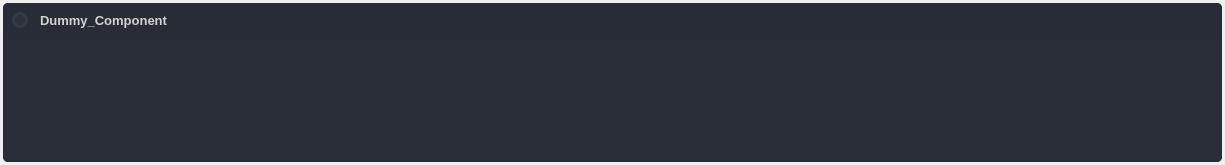
<?xml version="1.0" encoding="UTF-8"?>
<ui version="4.0">
 <class>widget_component_config</class>
 <widget class="QWidget" name="widget_component_config">
  <property name="geometry">
   <rect>
    <x>0</x>
    <y>0</y>
    <width>1225</width>
    <height>165</height>
   </rect>
  </property>
  <property name="windowTitle">
   <string>Form</string>
  </property>
  <property name="styleSheet">
   <string notr="true">color: rgb(210, 210, 210);</string>
  </property>
  <layout class="QVBoxLayout" name="verticalLayout">
   <property name="spacing">
    <number>3</number>
   </property>
   <property name="leftMargin">
    <number>3</number>
   </property>
   <property name="topMargin">
    <number>3</number>
   </property>
   <property name="rightMargin">
    <number>3</number>
   </property>
   <property name="bottomMargin">
    <number>3</number>
   </property>
   <item>
    <widget class="QFrame" name="frame_component_config">
     <property name="minimumSize">
      <size>
       <width>0</width>
       <height>0</height>
      </size>
     </property>
     <property name="maximumSize">
      <size>
       <width>16777215</width>
       <height>16777215</height>
      </size>
     </property>
     <property name="styleSheet">
      <string notr="true">background-color: rgb(41, 45, 56);
border-radius: 5px;
</string>
     </property>
     <property name="frameShape">
      <enum>QFrame::NoFrame</enum>
     </property>
     <property name="frameShadow">
      <enum>QFrame::Raised</enum>
     </property>
     <layout class="QVBoxLayout" name="verticalLayout_13" stretch="0,0">
      <property name="spacing">
       <number>0</number>
      </property>
      <property name="leftMargin">
       <number>0</number>
      </property>
      <property name="topMargin">
       <number>0</number>
      </property>
      <property name="rightMargin">
       <number>0</number>
      </property>
      <property name="bottomMargin">
       <number>0</number>
      </property>
      <item>
       <widget class="QFrame" name="frame_title">
        <property name="maximumSize">
         <size>
          <width>16777215</width>
          <height>35</height>
         </size>
        </property>
        <property name="cursor">
         <cursorShape>ArrowCursor</cursorShape>
        </property>
        <property name="styleSheet">
         <string notr="true">background-color: rgb(39, 44, 54);</string>
        </property>
        <property name="frameShape">
         <enum>QFrame::StyledPanel</enum>
        </property>
        <property name="frameShadow">
         <enum>QFrame::Raised</enum>
        </property>
        <layout class="QHBoxLayout" name="horizontalLayout">
         <property name="leftMargin">
          <number>9</number>
         </property>
         <property name="topMargin">
          <number>9</number>
         </property>
         <property name="rightMargin">
          <number>9</number>
         </property>
         <property name="bottomMargin">
          <number>9</number>
         </property>
         <item>
          <widget class="QRadioButton" name="radioButton_enable">
           <property name="enabled">
            <bool>true</bool>
           </property>
           <property name="sizePolicy">
            <sizepolicy hsizetype="Fixed" vsizetype="Fixed">
             <horstretch>0</horstretch>
             <verstretch>0</verstretch>
            </sizepolicy>
           </property>
           <property name="styleSheet">
            <string notr="true">/* RADIO BUTTON */
QRadioButton::indicator {
    border: 3px solid rgb(52, 59, 72);
	width: 10px;
	height: 10px;
	border-radius: 8px;
    background: rgb(44, 49, 60);
}
QRadioButton::indicator:hover {
    border: 3px solid rgb(58, 66, 81);
}
QRadioButton::indicator:checked {
    background: 3px solid rgb(32, 133, 25);/*rgb(94, 106, 130);*/
	border: 3px solid rgb(52, 59, 72);	
}

</string>
           </property>
           <property name="text">
            <string/>
           </property>
          </widget>
         </item>
         <item>
          <widget class="QLabel" name="label_title">
           <property name="font">
            <font>
             <pointsize>10</pointsize>
             <bold>true</bold>
            </font>
           </property>
           <property name="text">
            <string>Dummy_Component</string>
           </property>
           <property name="textInteractionFlags">
            <set>Qt::LinksAccessibleByMouse|Qt::TextSelectableByKeyboard|Qt::TextSelectableByMouse</set>
           </property>
          </widget>
         </item>
         <item>
          <widget class="QPushButton" name="pushButton_show">
           <property name="minimumSize">
            <size>
             <width>18</width>
             <height>18</height>
            </size>
           </property>
           <property name="maximumSize">
            <size>
             <width>18</width>
             <height>18</height>
            </size>
           </property>
           <property name="text">
            <string/>
           </property>
           <property name="icon">
            <iconset resource="resources.qrc">
             <normaloff>:/icons/icons/outline_arrow_bottom_white_18dp.png</normaloff>:/icons/icons/outline_arrow_bottom_white_18dp.png</iconset>
           </property>
          </widget>
         </item>
         <item>
          <widget class="QPushButton" name="pushButton_pop_out">
           <property name="minimumSize">
            <size>
             <width>18</width>
             <height>18</height>
            </size>
           </property>
           <property name="maximumSize">
            <size>
             <width>18</width>
             <height>18</height>
            </size>
           </property>
           <property name="text">
            <string/>
           </property>
           <property name="icon">
            <iconset resource="resources.qrc">
             <normaloff>:/icons/icons/outline_open_in_full_white_18dp.png</normaloff>:/icons/icons/outline_open_in_full_white_18dp.png</iconset>
           </property>
          </widget>
         </item>
        </layout>
       </widget>
      </item>
      <item>
       <widget class="QFrame" name="frame_contents">
        <property name="cursor">
         <cursorShape>ArrowCursor</cursorShape>
        </property>
        <property name="styleSheet">
         <string notr="true">QLineEdit {
	background-color: rgb(27, 29, 35);
	border-radius: 5px;
	border: 2px solid rgb(27, 29, 35);
	padding-left: 10px;
}
QLineEdit:hover {
	border: 2px solid rgb(64, 71, 88);
}
QLineEdit:focus {
	border: 2px solid rgb(91, 101, 124);
}
QLineEdit:disabled {
	background-color: rgb(36, 40, 48);
	border: 2px solid rgb(32, 32, 32);
}
QComboBox{
	background-color: rgb(27, 29, 35);
	border-radius: 5px;
	border: 2px solid rgb(27, 29, 35);
	padding: 5px;
	padding-left: 10px;
}
QComboBox:hover{
	border: 2px solid rgb(64, 71, 88);
}
QComboBox:focus {
	border: 2px solid rgb(91, 101, 124);
}
QComboBox QAbstractItemView {
	color: rgb(85, 170, 255);	
	background-color: rgb(27, 29, 35);
	padding: 10px;
	selection-background-color: rgb(39, 44, 54);
}
QComboBox:disabled {
	background-color: rgb(36, 40, 48);
	border: 2px solid rgb(32, 32, 32);
}

QRadioButton::indicator {
    border: 3px rgb(27, 29, 35);
	width: 15px;
	height: 15px;
	border-radius: 10px;
    background: rgb(44, 49, 60);
	margin: 9px;
}
QRadioButton::indicator:hover {
    border: 3px solid rgb(58, 66, 81);
}
QRadioButton::indicator:checked {
    background: 3px solid rgb(94, 106, 130);
	border: 3px solid rgb(52, 59, 72);	
}
QRadioButton::indicator:unchecked {
    background: 3px solid rgb(44, 49, 60);
	border: 3px solid rgb(52, 59, 72);
}</string>
        </property>
        <property name="frameShadow">
         <enum>QFrame::Raised</enum>
        </property>
        <layout class="QHBoxLayout" name="horizontalLayout_4">
         <property name="spacing">
          <number>24</number>
         </property>
         <property name="leftMargin">
          <number>9</number>
         </property>
         <property name="topMargin">
          <number>9</number>
         </property>
         <property name="rightMargin">
          <number>9</number>
         </property>
         <property name="bottomMargin">
          <number>9</number>
         </property>
        </layout>
       </widget>
      </item>
     </layout>
    </widget>
   </item>
  </layout>
 </widget>
 <resources>
  <include location="resources.qrc"/>
 </resources>
 <connections/>
</ui>
